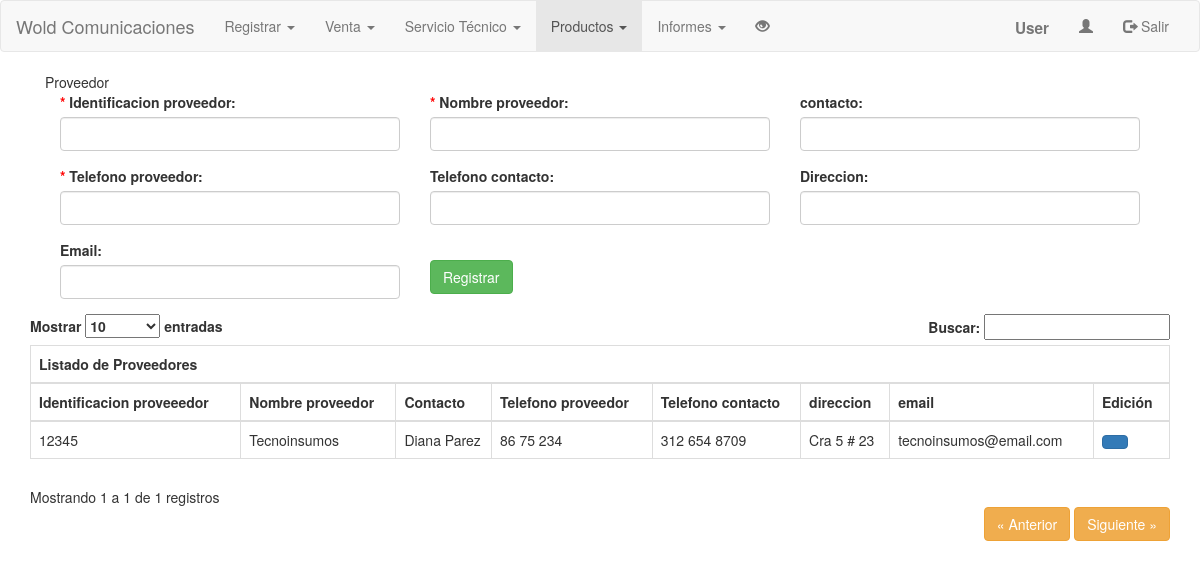
Page /index.php?pag=2 on the earlier database version.
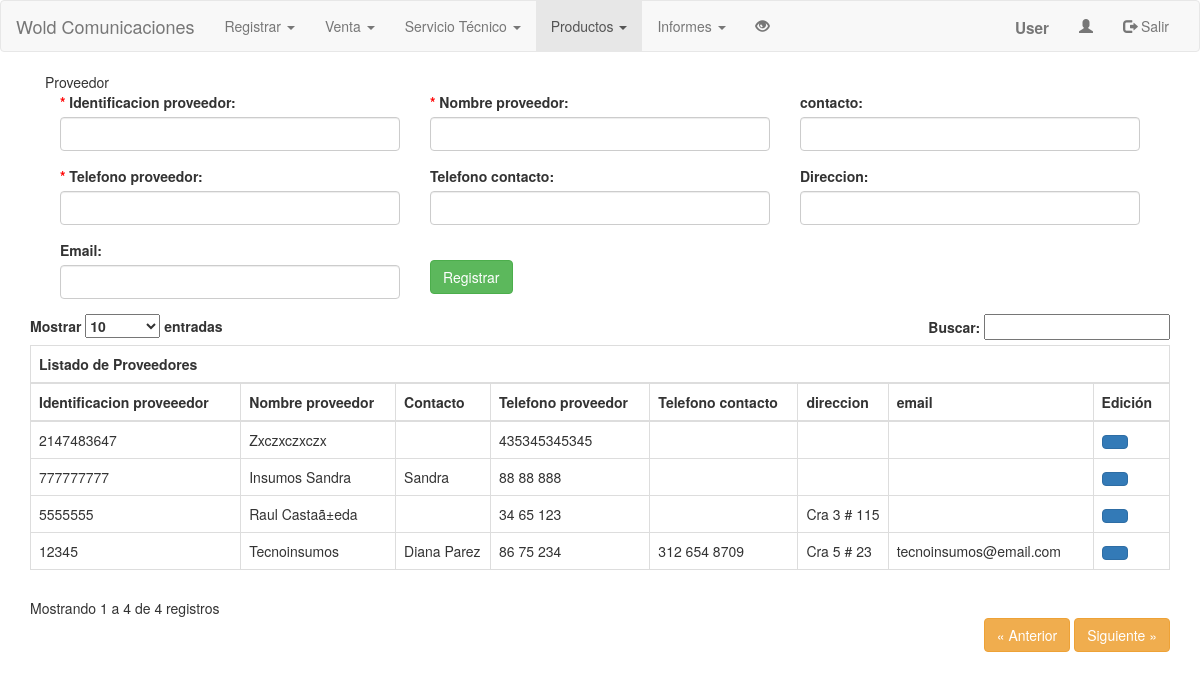
Same page on the later database version.
### tables this page shows
CREATE TABLE IF NOT EXISTS `tbproveedor` (
  `idproveedor` int(11) NOT NULL,
  `nombre` varchar(150) NOT NULL,
  `contacto` varchar(100) DEFAULT NULL,
  `telefono` varchar(20) NOT NULL,
  `telefono2` varchar(20) DEFAULT NULL,
  `direccion` varchar(100) DEFAULT NULL,
  `email` varchar(100) DEFAULT NULL
);

### controlador/cproveedor.php (called while the page is built, shortened)
<?php
	include('modelo/mproveedor.php');
	$proveedor = new Mproveedor();

### modelo/mproveedor.php (called while the page is built, shortened)
<?php
	include('controlador/conexion.php');
	include('functions.php');
	class Mproveedor extends Funciones
	{
		function consultar_proveedor()
		{
			$sql = "SELECT * FROM tbproveedor ORDER BY idproveedor DESC";
			 return $this->SeleccionDatos($sql);
		}
	}

### modelo/functions.php (called while the page is built, shortened)
<?php
	class Funciones {
        function SeleccionDatos($consulta)
        {
                $conexionBD = new conexion();
                $conexionBD -> conectarBD();
                $datos = $conexionBD -> ejeCon($consulta, 0);
                return $datos;
        }
        function formato_telefono_general($tel)
        {
                $tel = preg_replace('/[^0-9]/', '', $tel);
                if(strlen($tel) == 7){
                        $tel = preg_replace('/([0-9]{2})([0-9]{2})([0-9]{3})/', '$1 $2 $3', $tel);
                }
                 elseif(strlen($tel) == 10){
                        $tel = preg_replace('/([0-9]{3})([0-9]{3})([0-9]{4})/', '$1 $2 $3', $tel);
                }
                return $tel;
        }
    }

### controlador/configuracion.php (called while the page is built)
<?php
	$serv_bd = "localhost";
	$usu_bd = "root";
	$pass_bd = "";
	$bd = "bdserviciotecnico";
?>

### controlador/conexion.php (called while the page is built, shortened)
<?php
	class conexion {
		var $link;
		function conectarBD() {
			include("configuracion.php");
			$this -> link = mysqli_connect ($serv_bd, $usu_bd, $pass_bd);
			$bd2 = mysqli_select_db($this->link,$bd);
		}
		function ejeCon($con, $op) {
			$this -> resultado = mysqli_query($this->link,$con) or die("La consulta fallo: ". mysqli_error($this->link));
			if($op == 0) {
				while ($linea = mysqli_fetch_array($this -> resultado)) {
					$arrayResultado[] = $linea;
				}
			} else {
				$arrayResultado[] = 0;
			}
			$resarr = isset ($arrayResultado) ? $arrayResultado: NULL;
			if($resarr) {
				return $arrayResultado;
			}
		}
	}
?>

### vista/vproveedor.php (the view, shortened to what the changed rows need)
<?php include("controlador/cproveedor.php"); ?>
<div class="container-fluid lol">
	<div class="eti">Proveedor</div>
   	<form class="blanco" action="" method="POST">
		<div class="form-group col-md-6 col-lg-4">
   	        <label for=""><span style="color:red;">* </span>Identificacion proveedor:</label>
   	        <input type="text" class="form-control" name="idproveedor" pattern="[0-9]{4,12}" title="Solo se permite un NIT valido o Cèdula de Ciudadanìa, máximo 12 caracteres" required>
		</div>
		<div class="form-group col-md-6 col-lg-4">
   	        <label for=""><span style="color:red;">* </span>Nombre proveedor:</label>
   	        <input type="text" class="form-control" name="nombre" maxlength="50" required>
		</div>
		<div class="form-group col-md-6 col-lg-4">
   	        <label for="">contacto:</label>
   	        <input type="text" class="form-control" name="contacto" maxlength="50">
		</div>
		<div class="form-group col-md-6 col-lg-4">
   	        <label for=""><span style="color:red;">* </span>Telefono proveedor:</label>
   	        <input type="number" class="form-control" name="telefono" pattern="[0-9]{7,20}" title="Solo se permiten telefonos validos, minimo desde 7 numeros y máximo 20 caracteres">
		</div>
		<div class="form-group col-md-6 col-lg-4">
   	        <label for="">Telefono contacto:</label>
   	        <input type="number" class="form-control" name="telefono2" pattern="[0-9]{7,20}" title="Solo se permiten telefonos validos, minimo desde 7 numeros y máximo 20 caracteres">
		</div>
		<div class="form-group col-md-6 col-lg-4">
   	        <label for="">Direccion:</label>
   	        <input type="text" class="form-control" name="direccion" maxlength="50">
		</div>
		<div class="form-group col-md-6 col-lg-4">
   	        <label for="">Email:</label>
   	        <input type="email" class="form-control" name="email" maxlength="90">
		</div>
			<div class="form-group col-md-6"> <br>
         			<button type="submit" class="btn btn-success" value="Insertar">Registrar <span class="icon-checkmark"></span></button>
      		</div>
	</form>
</div>
	<?php $consultaproveedor = $proveedor->consultar_proveedor(); ?>
		<div id='no-more-tables'>
			<table class="table table-bordered table-hover" id="example">
	  		<thead>
          		<tr>
          		    <th colspan="12">Listado de Proveedores</th>
          		</tr>
          		<tr>
          		    <th>Identificacion proveeedor</th>
				<th>Nombre proveedor</th>
				<th>Contacto</th>
				<th>Telefono proveedor</th>
				<th>Telefono contacto</th>
				<th>direccion</th>
				<th>email</th>
				<th>Edición</th>
          		</tr>
       		</thead>
       		<tbody>
        		<?php for($i=0;$i<count($consultaproveedor);$i++):
        		?>
				<tr>
					<td data-title='Identificacion proveeedor'><?= $consultaproveedor[$i]['idproveedor'] ?></td>
					<td data-title='Nombre proveedor'><?= $consultaproveedor[$i]['nombre'] ?></td>
					<td data-title='Contacto'><?= $consultaproveedor[$i]['contacto'] ?></td>
					<td data-title='Telefono proveedor'><?= $proveedor->formato_telefono_general($consultaproveedor[$i]['telefono']) ?></td>
					<td data-title='Telefono contacto'><?= $proveedor->formato_telefono_general($consultaproveedor[$i]['telefono2']) ?></td>
					<td data-title='direccion'><?= $consultaproveedor[$i]['direccion'] ?></td>
					<td data-title='email'><?= $consultaproveedor[$i]['email'] ?></td>
                    <td data-title='Edición'><a href="home.php?pag=8&id=<?= $consultaproveedor[$i]['idproveedor'] ?>" class="btn btn-primary"><span class="icon-pencil2"></span></a></td>
				</tr>
				<?php endfor; ?>
        	</tbody>
			</table>
		</div>
	</div>
<br/><br/>

Differences in the rows shown:
added tbproveedor: idproveedor "2147483647", nombre "Zxczxczxczx", telefono "435345345345"
added tbproveedor: idproveedor "777777777", nombre "Insumos Sandra", contacto "Sandra", telefono "88 88 888"
added tbproveedor: idproveedor "5555555", nombre "Raul Castaã±eda", telefono "34 65 123", direccion "Cra 3 # 115"
Other differences:
text written by a page script: "Mostrar entradas Buscar: Mostrando 1 a 1 de 1 registros « Anterior Siguiente »" → "Mostrar entradas Buscar: Mostrando 1 a 4 de 4 registros « Anterior Siguiente »"
